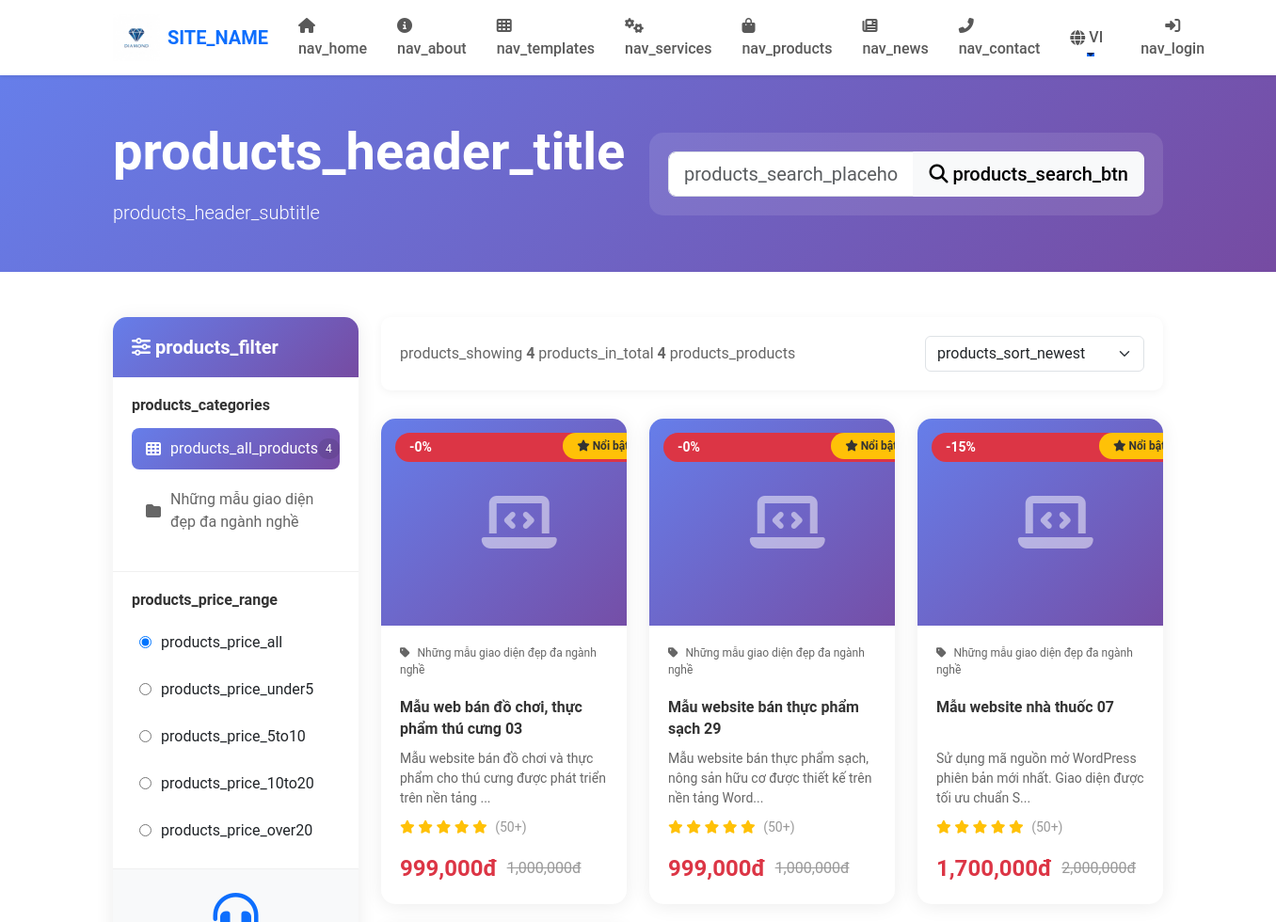
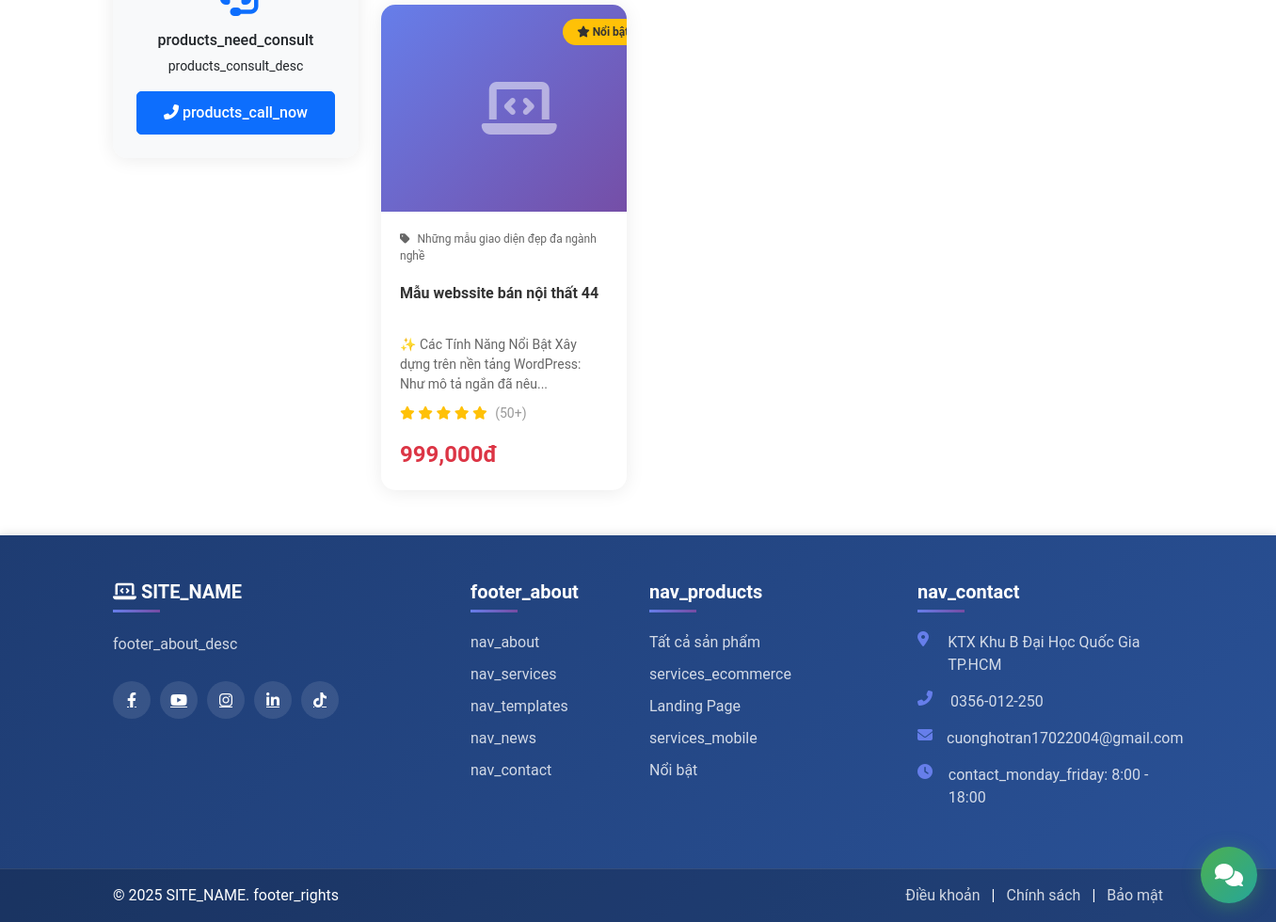
The page /products.php?featured=1 on the database its author committed (2 pictures, top to bottom).
### tables this page shows
CREATE TABLE `categories` (
  `id` int(11) NOT NULL,
  `name` varchar(255) NOT NULL,
  `slug` varchar(255) NOT NULL,
  `description` text DEFAULT NULL,
  `image` varchar(255) DEFAULT NULL,
  `parent_id` int(11) DEFAULT NULL,
  `status` enum('active','inactive') DEFAULT 'active',
  `created_at` timestamp NOT NULL DEFAULT current_timestamp(),
  `updated_at` timestamp NOT NULL DEFAULT current_timestamp() ON UPDATE current_timestamp()
);

CREATE TABLE `products` (
  `id` int(11) NOT NULL,
  `category_id` int(11) NOT NULL,
  `name` varchar(255) NOT NULL,
  `slug` varchar(255) NOT NULL,
  `description` text DEFAULT NULL,
  `content` longtext DEFAULT NULL,
  `price` decimal(10,2) NOT NULL,
  `sale_price` decimal(10,2) DEFAULT NULL,
  `quantity` int(11) DEFAULT 0,
  `sku` varchar(100) DEFAULT NULL,
  `image` varchar(255) DEFAULT NULL,
  `gallery` text DEFAULT NULL,
  `views` int(11) DEFAULT 0,
  `featured` tinyint(1) DEFAULT 0,
  `status` enum('active','inactive') DEFAULT 'active',
  `created_at` timestamp NOT NULL DEFAULT current_timestamp(),
  `updated_at` timestamp NOT NULL DEFAULT current_timestamp() ON UPDATE current_timestamp()
);

### config/lang.php (called while the page is built, shortened)
<?php
function __($key, $default = '') {
    global $translations;
    return isset($translations[$key]) ? $translations[$key] : ($default ? $default : $key);
}
function lang($key, $default = '') {
    return __($key, $default);
}
?>

### products.php (the view, shortened to what this page needs)
<?php
require_once 'config/database.php';
require_once 'config/lang.php';
$database = new Database();
$db = $database->getConnection();
$page = isset($_GET['page']) ? (int)$_GET['page'] : 1;
$limit = 12;
$offset = ($page - 1) * $limit;
$category = isset($_GET['category']) ? $_GET['category'] : '';
$search = isset($_GET['search']) ? trim($_GET['search']) : '';
$sort = isset($_GET['sort']) ? $_GET['sort'] : 'newest';
$where = "WHERE p.status = 'active'";
$order = 'ORDER BY p.created_at DESC';
$count_query = "SELECT COUNT(*) as total FROM products p
                LEFT JOIN categories c ON p.category_id = c.id
                $where";
$stmt = $db->prepare($count_query);
$stmt->execute();
$total_products = $stmt->fetch(PDO::FETCH_ASSOC)['total'];
$query = "SELECT p.*, c.name as category_name, c.slug as category_slug
          FROM products p
          LEFT JOIN categories c ON p.category_id = c.id
          $where $order
          LIMIT :limit OFFSET :offset";
$stmt = $db->prepare($query);
$stmt->bindValue(':limit', $limit, PDO::PARAM_INT);
$stmt->bindValue(':offset', $offset, PDO::PARAM_INT);
$stmt->execute();
$products = $stmt->fetchAll(PDO::FETCH_ASSOC);
$query = "SELECT * FROM categories WHERE status = 'active' ORDER BY name";
$stmt = $db->prepare($query);
$stmt->execute();
$categories = $stmt->fetchAll(PDO::FETCH_ASSOC);
function getProductImageUrl($image) {
    if (strpos($image, 'http://') === 0 || strpos($image, 'https://') === 0) {
        return $image;
    }
    return SITE_URL . '/uploads/products/' . basename($image);
}
include 'includes/header.php';
?>
<div class="products-header bg-gradient-primary text-white py-5 mb-5">
    <div class="container">
        <div class="row align-items-center">
            <div class="col-lg-6">
                <h1 class="display-4 fw-bold mb-3"><?php echo lang('products_header_title'); ?></h1>
                <p class="lead mb-0"><?php echo str_replace('{count}', $total_products, lang('products_header_subtitle')); ?></p>
            </div>
            <div class="col-lg-6">
                <form method="GET" action="" class="search-box">
                    <div class="input-group input-group-lg">
                        <input type="text" name="search" class="form-control" placeholder="<?php echo lang('products_search_placeholder'); ?>" value="<?php echo htmlspecialchars($search); ?>">
                        <button class="btn btn-light" type="submit">
                            <i class="fas fa-search"></i> <?php echo lang('products_search_btn'); ?>
                        </button>
                    </div>
                </form>
            </div>
        </div>
    </div>
</div>
<div class="container my-5">
    <div class="row">
        <div class="col-lg-3 mb-4">
            <div class="filter-sidebar">
                <div class="filter-header">
                    <h5><i class="fas fa-sliders-h"></i> <?php echo lang('products_filter'); ?></h5>
                </div>
                <div class="filter-section">
                    <h6 class="filter-title"><?php echo lang('products_categories'); ?></h6>
                    <ul class="category-list">
                        <li>
                            <a href="<?php echo SITE_URL; ?>/products.php" class="category-link <?php echo !$category ? 'active' : ''; ?>">
                                <i class="fas fa-th"></i> <?php echo lang('products_all_products'); ?>
                                <span class="count"><?php echo $total_products; ?></span>
                            </a>
                        </li>
                        <?php foreach($categories as $cat): ?>
                            <li>
                                <a href="?category=<?php echo $cat['slug']; ?>"
                                   class="category-link <?php echo $category == $cat['slug'] ? 'active' : ''; ?>">
                                    <i class="fas fa-folder"></i> <?php echo htmlspecialchars($cat['name']); ?>
                                </a>
                            </li>
                        <?php endforeach; ?>
                    </ul>
                </div>
                <div class="filter-section">
                    <h6 class="filter-title"><?php echo lang('products_price_range'); ?></h6>
                    <div class="price-filter">
                        <label class="price-option">
                            <input type="radio" name="price_range" value="all" checked>
                            <span><?php echo lang('products_price_all'); ?></span>
                        </label>
                        <label class="price-option">
                            <input type="radio" name="price_range" value="under5">
                            <span><?php echo lang('products_price_under5'); ?></span>
                        </label>
                        <label class="price-option">
                            <input type="radio" name="price_range" value="5to10">
                            <span><?php echo lang('products_price_5to10'); ?></span>
                        </label>
                        <label class="price-option">
                            <input type="radio" name="price_range" value="10to20">
                            <span><?php echo lang('products_price_10to20'); ?></span>
                        </label>
                        <label class="price-option">
                            <input type="radio" name="price_range" value="over20">
                            <span><?php echo lang('products_price_over20'); ?></span>
                        </label>
                    </div>
                </div>
                <div class="sidebar-cta">
                    <i class="fas fa-headset fa-3x text-primary mb-3"></i>
                    <h6><?php echo lang('products_need_consult'); ?></h6>
                    <p class="small mb-3"><?php echo lang('products_consult_desc'); ?></p>
                    <a href="<?php echo SITE_URL; ?>/contact.php" class="btn btn-primary w-100">
                        <i class="fas fa-phone-alt"></i> <?php echo lang('products_call_now'); ?>
                    </a>
                </div>
            </div>
        </div>
        <div class="col-lg-9">
            <div class="products-toolbar">
                <div class="toolbar-left">
                    <span class="result-count"><?php echo lang('products_showing'); ?> <strong><?php echo count($products); ?></strong> <?php echo lang('products_in_total'); ?> <strong><?php echo $total_products; ?></strong> <?php echo lang('products_products'); ?></span>
                </div>
                <div class="toolbar-right">
                    <select class="form-select" onchange="window.location.href='?<?php echo http_build_query(array_merge($_GET, ['sort' => ''])); ?>&sort=' + this.value">
                        <option value="newest" <?php echo $sort == 'newest' ? 'selected' : ''; ?>><?php echo lang('products_sort_newest'); ?></option>
                    </select>
                </div>
            </div>
            <div class="row g-4">
                <?php if(empty($products)): ?>
                    <div class="col-12">
                        <div class="empty-state">
                            <i class="fas fa-inbox fa-5x text-muted mb-3"></i>
                            <h4><?php echo lang('products_no_results'); ?></h4>
                            <p class="text-muted"><?php echo $lang == 'vi' ? 'Vui lòng thử lại với từ khóa khác hoặc xem tất cả sản phẩm' : 'Please try again with different keywords or view all products'; ?></p>
                            <a href="<?php echo SITE_URL; ?>/products.php" class="btn btn-primary"><?php echo $lang == 'vi' ? 'Xem tất cả' : 'View all'; ?></a>
                        </div>
                    </div>
                <?php else: ?>
                    <?php foreach($products as $product): ?>
                        <div class="col-md-6 col-lg-4">
                            <div class="product-card">
                                <div class="product-image">
                                    <?php if($product['sale_price']): ?>
                                        <div class="sale-badge">
                                            -<?php echo round((($product['price'] - $product['sale_price']) / $product['price']) * 100); ?>%
                                        </div>
                                    <?php endif; ?>
                                    <?php if($product['featured']): ?>
                                        <div class="featured-badge">
                                            <i class="fas fa-star"></i> <?php echo $lang == 'vi' ? 'Nổi bật' : 'Featured'; ?>
                                        </div>
                                    <?php endif; ?>
                                    <?php
                                    $product_image_url = getProductImageUrl($product['image']);
                                    if ($product_image_url):
                                    ?>
                                        <div class="image-placeholder" style="display: none; position: absolute; top: 0; left: 0; width: 100%; height: 100%; background: linear-gradient(135deg, #667eea 0%, #764ba2 100%);">
                                            <i class="fas fa-laptop-code fa-4x text-white opacity-50"></i>
                                        </div>
                                    <?php else: ?>
                                        <div class="image-placeholder" style="background: linear-gradient(135deg, #667eea 0%, #764ba2 100%);">
                                            <i class="fas fa-laptop-code fa-4x text-white opacity-50"></i>
                                        </div>
                                    <?php endif; ?>
                                </div>
                                <div class="product-info">
                                    <span class="product-category">
                                        <i class="fas fa-tag"></i> <?php echo htmlspecialchars($product['category_name']); ?>
                                    </span>
                                    <h5 class="product-title">
                                        <a href="<?php echo SITE_URL; ?>/product_detail.php?id=<?php echo $product['id']; ?>">
                                            <?php echo htmlspecialchars($product['name']); ?>
                                        </a>
                                    </h5>
                                    <p class="product-description"><?php echo htmlspecialchars(mb_substr($product['description'], 0, 80)); ?>...</p>
                                    <div class="product-rating">
                                        <i class="fas fa-star text-warning"></i>
                                        <i class="fas fa-star text-warning"></i>
                                        <i class="fas fa-star text-warning"></i>
                                        <i class="fas fa-star text-warning"></i>
                                        <i class="fas fa-star text-warning"></i>
                                        <span class="reviews">(50+)</span>
                                    </div>
                                    <div class="product-price">
                                        <?php if($product['sale_price']): ?>
                                            <span class="current-price"><?php echo number_format($product['sale_price']); ?>đ</span>
                                            <span class="original-price"><?php echo number_format($product['price']); ?>đ</span>
                                        <?php else: ?>
                                            <span class="current-price"><?php echo number_format($product['price']); ?>đ</span>
                                        <?php endif; ?>
                                    </div>
                                </div>
                            </div>
                        </div>
                    <?php endforeach; ?>
                <?php endif; ?>
            </div>
        </div>
    </div>
</div>
<?php include 'includes/footer.php'; ?>

### assets/css/style.css (style rules this page uses)
:root { --primary-color: #0d6efd; --secondary-color: #6c757d; --success-color: #198754; --danger-color: #dc3545; }
body { font-family: 'Roboto', sans-serif; }
.product-card { transition: transform 0.3s ease, box-shadow 0.3s ease; cursor: pointer; }
.btn { border-radius: 5px; padding: 10px 20px; font-weight: 500; transition: all 0.3s ease; }

### assets/css/landing.css (style rules this page uses)
:root { --primary-color: #0d6efd; --secondary-color: #6c757d; --success-color: #198754; --warning-color: #ffc107; --danger-color: #dc3545; --info-color: #0dcaf0; --light-color: #f8f9fa; --dark-color: #212529; }
* { margin: 0; padding: 0; box-sizing: border-box; }
body { font-family: 'Roboto', 'Segoe UI', sans-serif; color: var(--dark-color); overflow-x: hidden; }
.product-card { background: white; border-radius: 15px; overflow: hidden; box-shadow: 0 5px 20px rgba(0,0,0,0.08); transition: all 0.3s ease; position: relative; }
.sale-badge { position: absolute; top: 15px; right: 15px; background: var(--danger-color); color: white; padding: 5px 12px; border-radius: 20px; font-size: 12px; font-weight: 600; z-index: 2; }
.product-image { position: relative; overflow: hidden; height: 220px; }
.product-info { padding: 20px; }
.product-title { font-size: 16px; font-weight: 600; margin-bottom: 10px; height: 45px; overflow: hidden; display: -webkit-box; -webkit-line-clamp: 2; -webkit-box-orient: vertical; }
.product-price { display: flex; align-items: center; gap: 10px; }
.current-price { font-size: 20px; font-weight: 700; color: var(--danger-color); }

### rows shown on the page
categories: name "Những mẫu giao diện đẹp đa ngành nghề"
products: (($product['price'] - $product['sale_price']) / $product['price']) * 100 "0", featured 1 (drawn), category.name "Những mẫu giao diện đẹp đa ngành nghề", name "Mẫu web bán đồ chơi, thực phẩm thú cưng 03", description "Mẫu website bán đồ chơi và thực phẩm cho thú cưng được phát triển trên nền tảng", sale_price "999,000", price "1,000,000"
products: (($product['price'] - $product['sale_price']) / $product['price']) * 100 "0", featured 1 (drawn), category.name "Những mẫu giao diện đẹp đa ngành nghề", name "Mẫu website bán thực phẩm sạch 29", description "Mẫu website bán thực phẩm sạch, nông sản hữu cơ được thiết kế trên nền tảng Word", sale_price "999,000", price "1,000,000"
products: (($product['price'] - $product['sale_price']) / $product['price']) * 100 "15", featured 1 (drawn), category.name "Những mẫu giao diện đẹp đa ngành nghề", name "Mẫu website nhà thuốc 07", description "Sử dụng mã nguồn mở WordPress phiên bản mới nhất. Giao diện được tối ưu chuẩn S", sale_price "1,700,000", price "2,000,000"
products: featured 1 (drawn), category.name "Những mẫu giao diện đẹp đa ngành nghề", name "Mẫu webssite bán nội thất 44", description "✨ Các Tính Năng Nổi Bật Xây dựng trên nền tảng WordPress: Như mô tả ngắn đã nêu", price "999,000"

### other values the page prints
SITE_NAME "SITE_NAME"
lang('nav_home') "nav_home"
lang('nav_about') "nav_about"
lang('nav_templates') "nav_templates"
lang('nav_services') "nav_services"
lang('nav_products') "nav_products"
lang('nav_news') "nav_news"
lang('nav_contact') "nav_contact"
$lang "VI"
lang('nav_login') "nav_login"
lang('products_header_title') "products_header_title"
lang('products_search_btn') "products_search_btn"
lang('products_filter') "products_filter"
lang('products_categories') "products_categories"
lang('products_all_products') "products_all_products"
